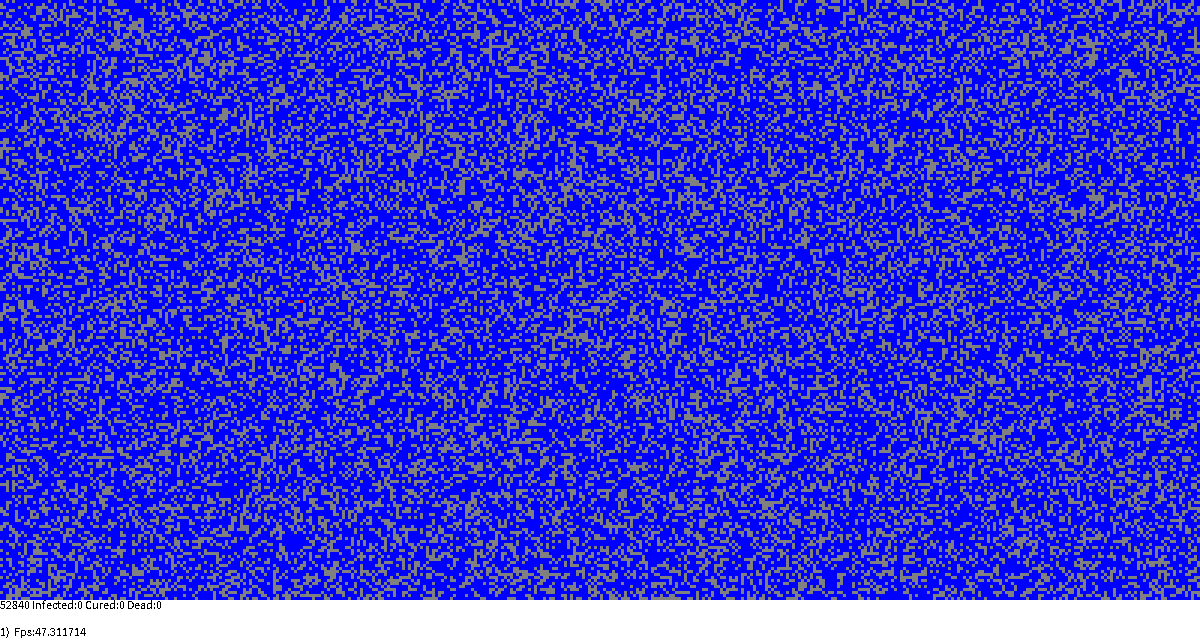
Frame 1 (no input)
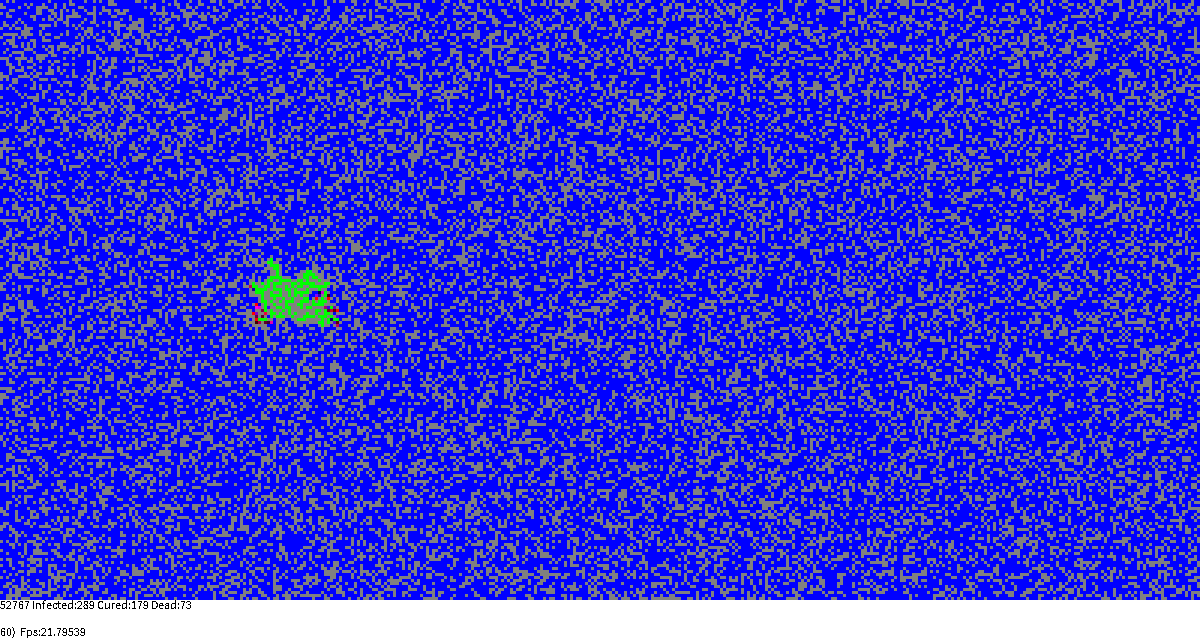
Frame 60 (the mouse pressed at the canvas centre just before this capture)
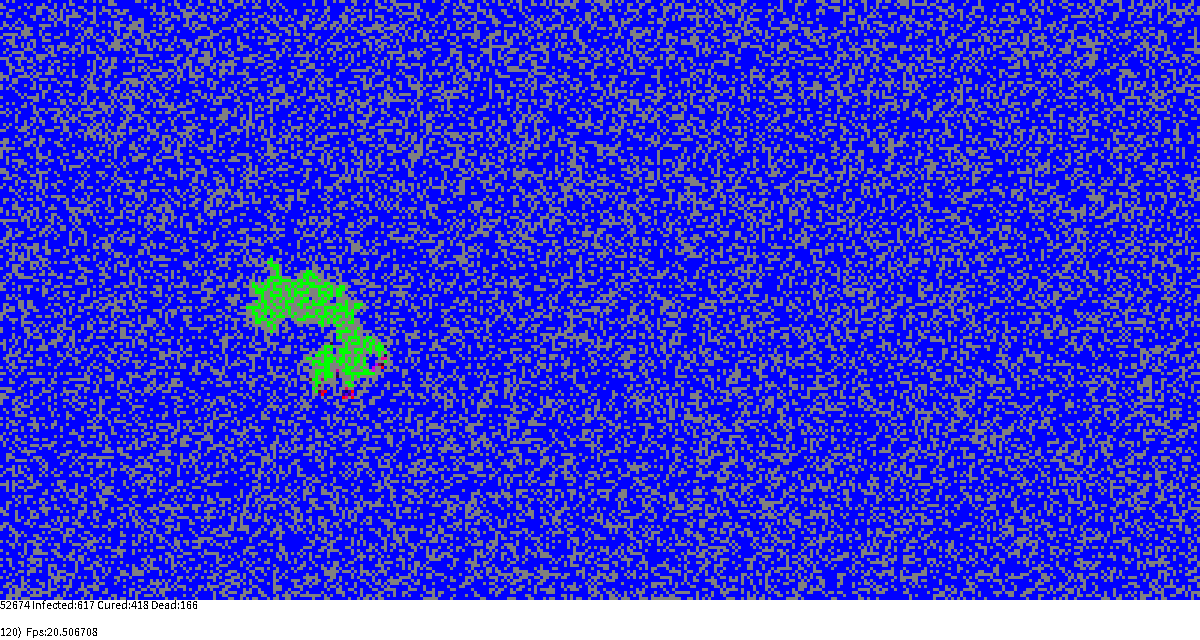
Frame 120 (the mouse held since frame 60 and released just before this capture)

The Processing sketch that drew these frames (run headless with seeded random() and noise(); from frame 60 on, the mouse is pressed at the canvas centre):

// Processing sketch: ABMEpidemiaRect
// ── ABMEpidemiaRect.pde
// ABM minimum template - using template for AGENT BASE MODEL in 1D & 2D discrete geometry
//   >>>> ONLY THE ESSENTIAL MODULES OF THE ABM TEMPLATE <<<<
// @author Wojciech Borkowski
//-///////////////////////////////////////////////////////////////////////////////////////

//MODEL PARAMETERS
int side=200; //LENGTH OF THE SIDE OF THE WORLD
String modelName="ABMEpidemia";
float density=0.66;

World TheWorld=new World(side); //INITIALIZATION IS COMPLETED
                               //IN THE setup() FUNCTION

//"final" is something like constants ;-)
final int Duration=7; //Infection duration
//final int Empty=0; //UNNECESSARY. Instead, there is a null value in the agent handle array cell. 
final int Susceptible=1;
final int Infected=2;
final int Recovered=Infected+Duration;
final float PTransfer=0.330;   //Probability of infecting an agent in a single interaction
final float PDeath=0.05;      //Average probability of death in one day of illness duration

//STATISTICS CALCULATED DURING THE SIMULATION
int liveCount=0;
int sumInfected=0; //Number of successful infections
int sumRecovered=0; //Number of recoveries
int sumDeath=0; //Number of deaths
                               
//VISUALIZATION PARAMETERS, STATISTICS, ETC.
int cwidth=3; //CELL SIDE LENGTH IN VISUALIZATION
              // - THE VALUE GIVEN HERE IS ONLY PROVISIONAL
int STATUSHEIGH=40; //HEIGHT OF THE STATUS BAR AT THE BOTTOM OF THE WINDOW

int STEPSperVIS=1; //HOW OFTEN DO WE RUN THE VISUALIZATION
int FRAMEFREQ=30; //HOW MANY TIMES PER SECOND DOES draw() RUN?

//boolean WITH_VIDEO=false; //DO WE WANT TO SAVE TO A MOVIE FILE (requires RTMVideo.pde module)
boolean simulationRun=true; //SIMULATION OPERATIONS FLAG (Start/Stop) 

void setup()
{
  //GRAPHICS BELOW
  size(1200,640); //UNFORTUNATELY, ONLY LITERAL VALUES CAN BE PRESENTED HERE ("LITERALS")
  noSmooth();   //Significantly speeds up visualizations
  frameRate(FRAMEFREQ);
  background(255,255,200);
  strokeWeight(2);
  
  //INITIALIZATION OF THE MODEL AND (OPTIONALLY) STATISTICS
  initializeModel(TheWorld); //COMPLETE WORLD INITIALIZATION
  //initializeStats();      //UNCOMMENT THIS IF USING STATISTICS
  //doStatistics(TheWorld); //as above
  
  //CALCULATE THE REQUIRED WINDOW SIZE FOR size()
  println(modelName+": REQUIRED SIZE OF PAINTING AREA IS "
          +(cwidth*side)+"x"+(cwidth*side+STATUSHEIGH));
  cwidth=(height-STATUSHEIGH)/side; // HOWEVER, WE ADAPT THE SIZE OF THE CELLS TO THE WINDOW THAT IS
  
  //INITIALIZE ANIMATION RECORDING (if using RTMVideo.pde)
  //if(WITH_VIDEO) {initVideoExport(this,modelName+".mp4",FRAMEFREQ);FirstVideoFrame();}
  
  //CONSOLE INFO AT THE END OF THE setup() FUNCTION
  println("CURRENT SIZE OF PAINTING AREA IS "+width+"x"+height); //-myMenu.bounds.height???
  visualizeModel(TheWorld); //FIRST WORLD VISUALIZATION AFTER INITIALIZATION
  
  //if(!simulationRun) //REQUIRES RTMEvents.pde MODULE
  //  println("PRESS 'r' or 'ESC' to start simulation");
  //else
  //  println("PRESS 's' or 'ESC' to pause simulation");
  
  //NextVideoFrame(); //FIRST REAL ANIMATION FRAME (if we use RTMVideo.pde)
}

void draw()
{
  if(simulationRun)
  {
    modelStep(TheWorld);
    //doStatistics(TheWorld); //UNCOMMENT THIS IF USING STATISTICS
  }                          //Uses an internal flag to determine whether the log has been opened
  
  writeStatusLine();
  
  if(!simulationRun //Only visualization should work after pausing the simulation
  || StepCounter % STEPSperVIS == 0 ) //When the model is running, visualization should only be performed every few steps
  {
    visualizeModel(TheWorld);
    //NextVideoFrame(); //ANIMATION FRAME RECORDING FUNCTION. 
  }                    //Uses an internal flag to determine if the movie has started

}

void writeStatusLine()
{
  fill(255);rect(0,side*cwidth,width,STATUSHEIGH);
  fill(0);noStroke();
  textAlign(LEFT, TOP);
  text(liveCount+" Infected:"+sumInfected+" Cured:"+sumRecovered+" Dead:"+sumDeath,0,side*cwidth); //A place for the MOST IMPORTANT STATISTICS
  println("ST:"+StepCounter+"\tZ\t"+sumInfected+"\tW\t"+sumRecovered+"\tU\t"+sumDeath);
  textAlign(LEFT, BOTTOM);
  text(StepCounter+")  Fps:"+ frameRate,0,side*cwidth+STATUSHEIGH-2);
}

//-/////////////////////////////////////////////////////////////////////////////////////////
//  https://www.researchgate.net/profile/WOJCIECH_BORKOWSKI - ABM MAIN TEMPLATE
//-/////////////////////////////////////////////////////////////////////////////////////////

// ── Agent.pde
// An agent is one of the two central classes in any ABM model.
//-/////////////////////////////////////////////////////////////
class Agent
{
  //float dummy; //DEMONSTRATIVE ATTRIBUTE - CAN BE REMOVED THEN
  // ...
  int state;
  
  Agent() //Agent constructor. Initializes attributes
  {
    //dummy=0;
    // ...
    state=Susceptible;
  }
}

//-/////////////////////////////////////////////////////////////////////////////////////////
//  https://www.researchgate.net/profile/WOJCIECH_BORKOWSKI - ABM: AGENT FOR FILL UP
//-/////////////////////////////////////////////////////////////////////////////////////////

// ── AgentBasics.pde
// An agent is one of the two central classes in any ABM model.
// The agent must be initialized and must have change logic
//-/////////////////////////////////////////////////////////////

void initializeAgents(Agent[][] agents)
{
   for(int a=0;a<agents.length;a++)
    for(int b=0;b<agents[a].length;b++)
      if(random(1)<density)
      {
        Agent curr=new Agent();
        //ADDITIONAL AGENT INITIALIZATION CODE, e.g. curr.initialise();
        liveCount++;
        agents[a][b]=curr;
      }
      
   //Initiating infection from the center
   if(agents[agents.length/2][agents.length/2]==null) //If he weren't here
   {
      agents[agents.length/2][agents.length/2]=new Agent();
      liveCount++;
   }
   agents[agents.length/2][agents.length/2].state=Infected;
}
//OR
void initializeAgents(Agent[] agents)
{
  for(int a=0;a<agents.length;a++)
    if(random(1)<density)
    {
      Agent curr=new Agent();
      //ADDITIONAL AGENT INITIALIZATION CODE, e.g. curr.initialise();
      liveCount++;
      agents[a]=curr;
    }
   
   //Initiating infection from the center
   if(agents[agents.length/2]==null) //If he weren't here
   {
      agents[agents.length/2]=new Agent();
      liveCount++;
   }
   agents[agents.length/2].state=Infected;
}

void  agentsChange(Agent[] agents) //to be changed to agentsChange()
{
  int MC=agents.length;
  for(int i=0;i<MC;i++)
  {
    int a=(int)random(0,agents.length);
    if(agents[a]!= null )
    {
      //agents[a].dummy+=random(-0.1,0.1); //EXAMPLE AGENT STATE CHANGE
    }
  }  
}
//OR
void  agentsChange(Agent[][] agents) //to be changed to agentsChange()
{
  int MC=agents.length*agents[0].length;
  for(int i=0;i<MC;i++)
  {
    int a=(int)random(0,agents.length); //or "agents[a].length" in case we want to make a rectangle
    int b=(int)random(0,agents[a].length); //print(a,b,' ');
    if(agents[a][b]!= null )
    {
       //If the cell is empty or the agent is healthy, we do nothing
       if(agents[a][b].state<Infected || Recovered<=agents[a][b].state) continue;
       
       //Calculating neighbor locations
       int dw=(a+1) % agents.length;   
       int up=(agents.length+a-1) % agents.length;
       int right = (b+1) % agents[a].length;      
       int left  = (agents[a].length+b-1) % agents[a].length;

       if(agents[a][left]!=null
       && agents[a][left].state==Susceptible && random(1) < PTransfer) 
         {agents[a][left].state=Infected; sumInfected++;}
        
       if(agents[a][right]!=null
       && agents[a][right].state==Susceptible && random(1) < PTransfer) 
         {agents[a][right].state=Infected; sumInfected++;}
        
       if(agents[up][b]!=null
       && agents[up][b].state==Susceptible && random(1) < PTransfer) 
         {agents[up][b].state=Infected; sumInfected++;}
        
       if(agents[dw][b]!=null
       && agents[dw][b].state==Susceptible && random(1) < PTransfer) 
         {agents[dw][b].state=Infected; sumInfected++;}

       float prob=random(1); //Fate for the day
       
       if(prob<PDeath) //He dies on this day
        {agents[a][b]=null;sumDeath++;liveCount--;}
        else
        {
          //... or he is cured
          if(++(agents[a][b].state)==Recovered)
              sumRecovered++;
          //else //...OR STILL SUFFERING!
        }
    }
  }
}

//-//////////////////////////////////////////////////////////////////////////////////////////////////////////
//  https://www.researchgate.net/profile/WOJCIECH_BORKOWSKI - ABM: BASIC INITIALISATION & EVERY STEP CHANGE
//-//////////////////////////////////////////////////////////////////////////////////////////////////////////

// ── AssemblingOfWorld.pde
// The world is one of the two central classes of every ABM model
//-/////////////////////////////////////////////////////////////
int StepCounter=0; //GLOBAL SIMULATION STEP COUNTER

class World
{
  //Agent agents[]; //ONE-DIMENSIONAL AGENT TABLE
  //OR
  Agent agents[][]; //TWO-DIMENSIONAL AGENT TABLE
  
  World(int side) //CONSTRUCTION OF THE WORLD
  {
    //agents=new Agent[side];
    //OR
    agents=new Agent[side][2*side];
  }
}

//MORE COMPLEX FUNCTIONALITIES ARE DEFINED AS SEPARATE FUNCTIONS RATHER THAN CLASS METHODS World
//DUE TO PROCESSING SYNTAX LIMITATIONS
//WHICH DOESN'T ALLOW YOU TO HIDE LESS IMPORTANT CLASS METHODS SOMEWHERE ELSE
//-//////////////////////////////////////////////////////////////////////////

void initializeModel(World world)
{
  initializeAgents(world.agents); //THE OVERLOADED FUNCTION WILL BE SELECTED HERE!
}

void visualizeModel(World world)
{
  visualizeAgents(world.agents); //THE OVERLOADED FUNCTION WILL BE SELECTED HERE!
}

//void dummyChange(World world) //THIS FUNCTION CAN BE REMOVED WHEN
//{                             //A REAL MODEL CODE APPEARS
//  dummyChangeAgents(world.agents); //THE OVERLOADED FUNCTION WILL BE SELECTED HERE!
//}

void modelStep(World world)
{
   //dummyChange(world); //TEMPORARY USE OF TRIVIA DYNAMICS
   //OR
   //A REAL MODEL CODE APPEARS
   agentsChange(world.agents); //THE OVERLOADED FUNCTION WILL BE SELECTED HERE!
   
   StepCounter++;
}

//-/////////////////////////////////////////////////////////////////////////////////////////////
//  https://www.researchgate.net/profile/WOJCIECH_BORKOWSKI - ABM: WORLD OF AGENTS FOR FILL UP
//-/////////////////////////////////////////////////////////////////////////////////////////////

// ── ModelVisual.pde
// A world full of agents requires a method of visualization on a screen/window
//-//////////////////////////////////////////////////////////////////////////

void visualizeAgents(Agent[][] agents)
{
  Agent curra;
  for(int a=0;a<agents.length;a++)
   for(int b=0;b<agents[a].length;b++)
   {
    //AGENT COLORING
    if( (curra=agents[a][b]) != null )
    {
      switch(curra.state){ //The selection statement allows us to choose any color
      case Recovered:  fill(0,255,0);break; // Cured
      case Infected:   fill(255,0,0);break; // Just infected
      case Susceptible:fill(0,0,255);break; // Vulnerable
      default:         fill(random(255),0,random(255)); // Sick
      break;
      } 
    }
    else
    {
      fill(128);
    }
    
    noStroke();
    rect(b*cwidth,a*cwidth,cwidth,cwidth); //THIS IS ACTUAL DRAWING 
   }
}
//OR
void visualizeAgents(Agent[] agents)
{
   Agent curra;
   for(int a=0;a<agents.length;a++)
   {
    //AGENT COLORING  
    if( (curra=agents[a]) != null )
    {
      switch(curra.state){ //The selection statement allows us to choose any color
      case Recovered:  fill(0,255,0);break; // Cured
      case Infected:   fill(255,0,0);break; // Just infected
      case Susceptible:fill(0,0,255);break; // Vulnerable
      default:         fill(random(255),0,random(255)); // Sick
      break;
      } 
    }
    else
    {
      fill(128);
    }
    
    int t=StepCounter%side;
    noStroke();
    rect(a*cwidth,t*cwidth,cwidth,cwidth); //THIS IS ACTUAL DRAWING 
    
    stroke(255);
    line(0,(t+1)*cwidth+1,width,(t+1)*cwidth+1); //LINE FOR THE PRESENT TIME
   }
}

//-//////////////////////////////////////////////////////////////////////////////////////////////////////
//  https://www.researchgate.net/profile/WOJCIECH_BORKOWSKI - ABM: BASIC VISUALISATION
//-//////////////////////////////////////////////////////////////////////////////////////////////////////
